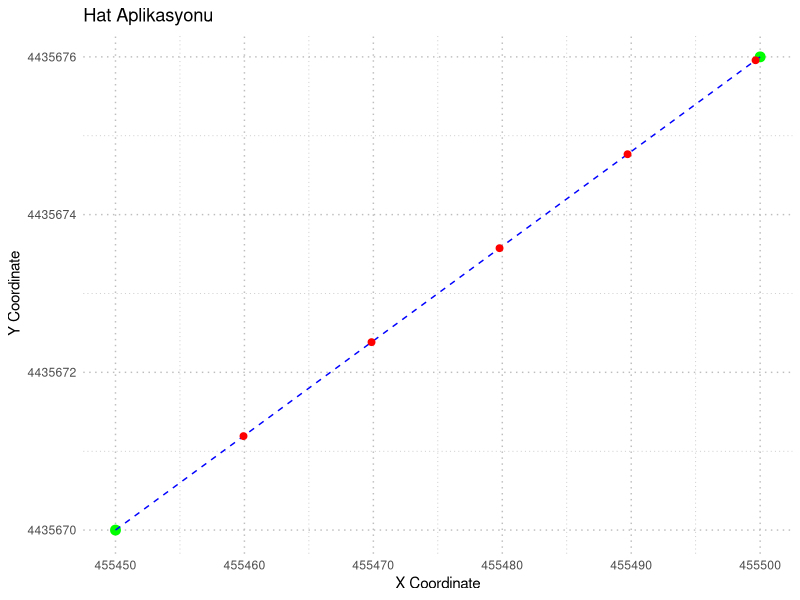

Here is the R script that generated this plot:
# Hat Aplikasyonu
# Coder: Assist. Prof. Dr. Mustafa Zeybek

# Load necessary libraries
if (!require("ggplot2")) install.packages("ggplot2", dependencies = TRUE)
library(ggplot2)

# Set working directory (change to your path)
# setwd("Desktop/")  # Update to your actual working directory

# Function to calculate azimuth
calculate_azimuth <- function(pts) {
  delta_x <- pts$X[2] - pts$X[1]
  delta_y <- pts$Y[2] - pts$Y[1]
  
  azimuth <- atan(delta_x / delta_y) * 200 / pi
  if (delta_y == 0 && delta_x > 0) {
    azimuth <- 100
  } else if (delta_y == 0 && delta_x < 0) {
    azimuth <- 200
  } else if (delta_x > 0 && delta_y > 0) {
    azimuth <- azimuth
  } else if (delta_x > 0 && delta_y < 0) {
    azimuth <- azimuth + 200
  } else if (delta_x < 0 && delta_y < 0) {
    azimuth <- azimuth + 200
  } else {
    azimuth <- azimuth + 400
  }
  
  return(azimuth)
}

# Function to generate setting out points
generate_setting_out_points <- function(pts, interval = 10) {
  azimuth <- calculate_azimuth(pts)
  
  # Calculate total distance
  distance <- sqrt((pts$X[2] - pts$X[1])^2 + (pts$Y[2] - pts$Y[1])^2)
  
  # Generate points at intervals
  steps <- seq(interval, distance - 0.1, by = interval)
  apk <- data.frame(X = numeric(), Y = numeric())
  
  for (step in steps) {
    new_y <- pts$Y[1] + step * cos(azimuth * pi / 200)
    new_x <- pts$X[1] + step * sin(azimuth * pi / 200)
    apk <- rbind(apk, data.frame(X = new_x, Y = new_y))
  }
  
  return(apk)
}

# Function to plot setting out
plot_setting_out <- function(pts, apk) {
  ggplot() +
    geom_point(data = pts, aes(x = X, y = Y), color = "green", size = 3) +
    geom_line(data = pts, aes(x = X, y = Y), color = "blue", linetype = "dashed") +
    geom_point(data = apk, aes(x = X, y = Y), color = "red", size = 2) +
    labs(title = "Hat Aplikasyonu", x = "X Coordinate", y = "Y Coordinate") +
    theme_minimal() +
    theme(panel.grid.major = element_line(color = "gray", linetype = "dotted"),
          panel.grid.minor = element_line(color = "gray", linetype = "dotted"))
}

# Main execution
# Define input points
p1 <- c(455450.00, 4435670.00)
p2 <- c(455500.00, 4435676.00)
pts <- data.frame(rbind(p1, p2))
colnames(pts) <- c("X", "Y")

# Generate setting out points at 10 m intervals
apk <- generate_setting_out_points(pts, interval = 10)

# Plot the results
plot_setting_out(pts, apk)

# Export the coordinates
write.csv(format(round(apk, 3), nsmall = 3), "hat.dat", quote = FALSE, row.names = FALSE)
